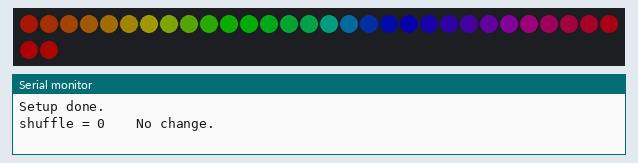
Recording of a sketch running on a simulated Arduino Uno, built with avr-gcc and run on an emulated ATmega328P. Parts: 32 RGB LEDs in strip order, left to right, continuing on the next row, the last lines printed to the serial monitor. Dim RGB values are drawn brighter than linear.

Above: at 4.1 s.
At 10.1 s:
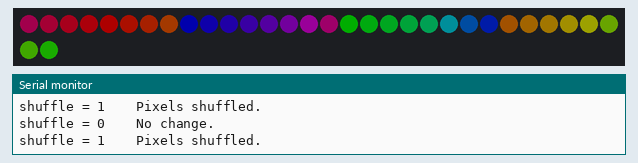
At 12.1 s:
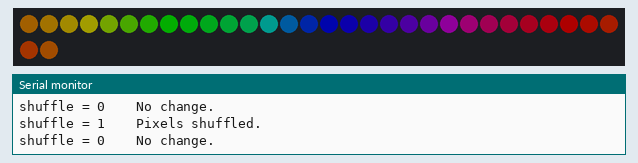
At 18.1 s:
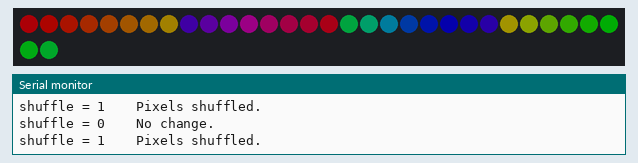
At 26.1 s:
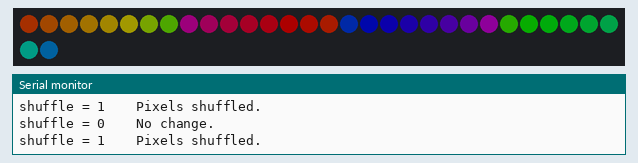
At 34.1 s:
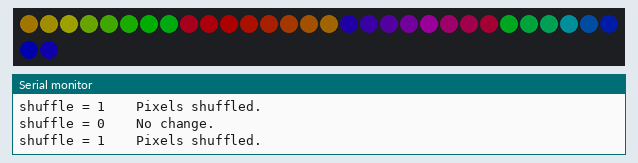

Measured:
- what the display in image 0 shows lasts 2.0 s, from 4.0 s to 6.0 s

The sketch:

memmove8_example.ino
```cpp
//***************************************************************
// Example of using memmove8 to transfer pixel data around.
//
// A temp CRGB array is filled with a rainbow. That color data is
// then copied from temp to leds every two seconds, alternating
// between a straight copy, and copying seperate sections of
// temp to different pixel locations in leds.
//
// The snytax for memmove8 is:
// memmove8( &destination[start position], &source[start position], size of pixel data )
//
// The above is written as "size of pixel data" instead of "number
// of pixels" because in this case it would be the number of
// pixels x 3.  Three because our current CRGB has data for three
// color channels: RGB.
// In code we can write that as:  pixels * sizeof(CRGB).
//
// Marc Miller, April 2018
//***************************************************************


#include "FastLED.h"
#define LED_TYPE LPD8806
#define DATA_PIN 11
#define CLOCK_PIN 13
#define COLOR_ORDER GRB
#define BRIGHTNESS 50
#define NUM_LEDS 32

CRGB leds[NUM_LEDS];
CRGB temp[NUM_LEDS];

boolean shuffle = true;


//---------------------------------------------------------------
void setup() {
  Serial.begin(115200);  // Allows serial monitor output (check baud rate)
  delay(2000);  // Startup delay
  FastLED.addLeds<LED_TYPE, DATA_PIN, CLOCK_PIN, COLOR_ORDER>(leds, NUM_LEDS);
  FastLED.setBrightness(BRIGHTNESS);
  FastLED.clear();
  FastLED.show();
  Serial.println("Setup done.  \n");
}

//---------------------------------------------------------------
void loop() {
  // Fill temp with some color data which will be tranfered to leds.
  fill_rainbow(temp, NUM_LEDS, millis()/300, 256/NUM_LEDS);

  EVERY_N_SECONDS(2) {

    shuffle = !shuffle;  //toggle true or false
    Serial.print("shuffle = "); Serial.print(shuffle);

    if (shuffle) {
      ShufflePixels();  //copy from temp to leds with shuffling
      Serial.println("    Pixels shuffled.");
    } else {
      CopyPixels();  //straight copy of temp to leds, no shuffling
      Serial.println("    No change.");
    }

    FastLED.show();  //display leds

  }//end EVERY_N

}//end_main_loop


//---------------------------------------------------------------
void CopyPixels() {
  // Straight transfer of all temp pixel data to leds.
  // This results in leds being exactly the same as temp.
  memmove8( &leds, &temp, (NUM_LEDS)*sizeof(CRGB) );

}//end_CopyPixels


//---------------------------------------------------------------
void ShufflePixels() {
  // Move pixel data from temp (specifing start position) to
  // destination leds (specifing starting position), moving the
  // data for X number of pixels.
  //   memmove8( &destination[start position], &source[start position], size of pixel data );

  // move pixel data from temp 24-31 to leds 0-7.
  memmove8( &leds[0], &temp[NUM_LEDS/4*3], (NUM_LEDS)*sizeof(CRGB)/4 );

  // move pixel data from temp 16-23 to leds 8-15.
  memmove8( &leds[NUM_LEDS/4], &temp[NUM_LEDS/4*2], (NUM_LEDS)*sizeof(CRGB)/4 );

  // move pixel data from temp 8-15 to leds 16-23.
  memmove8( &leds[NUM_LEDS/4*2], &temp[NUM_LEDS/4], (NUM_LEDS)*sizeof(CRGB)/4 );

  // move pixel data from temp 0-7 to leds 24-31.
  memmove8( &leds[NUM_LEDS/4*3], &temp[0], (NUM_LEDS)*sizeof(CRGB)/4 );

}//end_ShufflePixels
```
